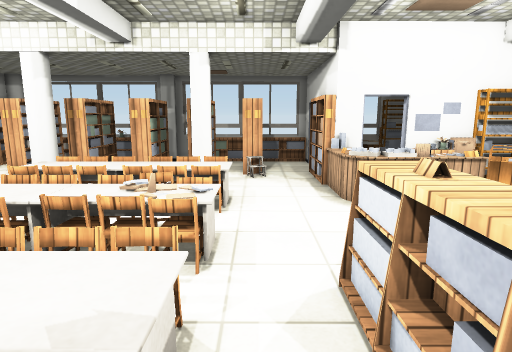
view 1 (above)

24 first-person views from a walk through a Unity game level. The camera is 1.5 m above the floor, tilts 10° down and sees 75° across. The floor is counted in squares, 0.5 m on a side. Each view is taken from the middle of a square. On the plan, view 1 faces up. The plan holds only what a view shows up to about 20 squares ahead; the rest is blank. The player character is not drawn. Some animated figures are left out. Door leaves are left out, so doorways stand open. Some surface patterns are stand-ins.

view 2
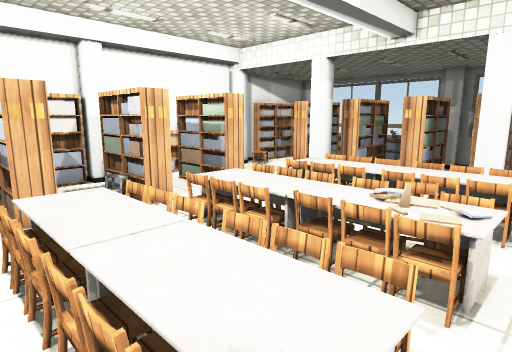

view 3
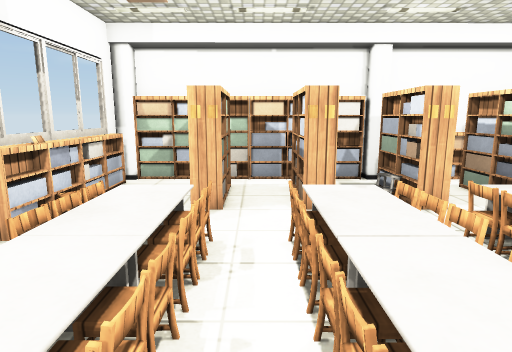

view 4
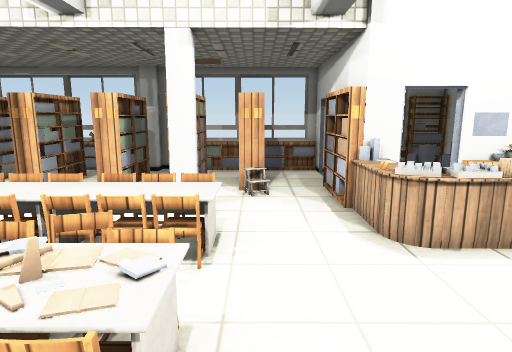

view 5
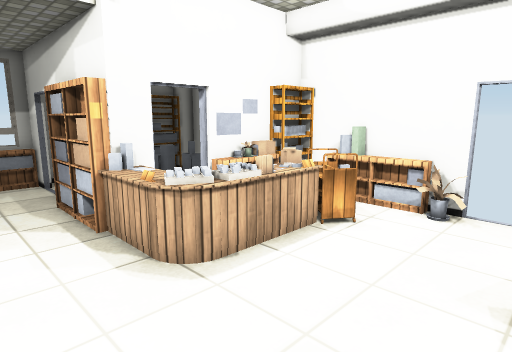

view 6
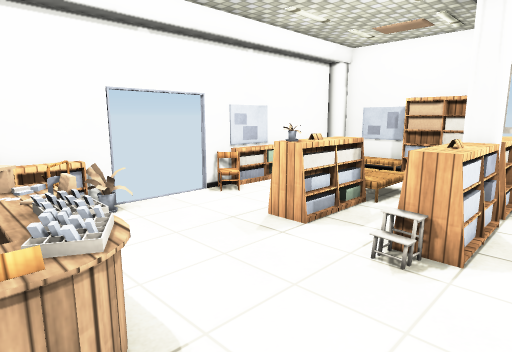

view 7
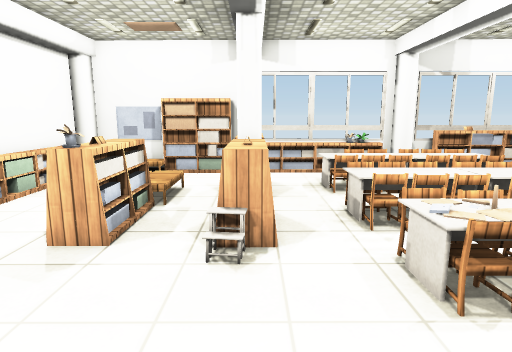

view 8
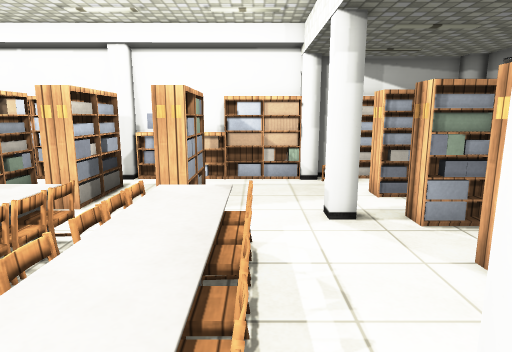

view 9
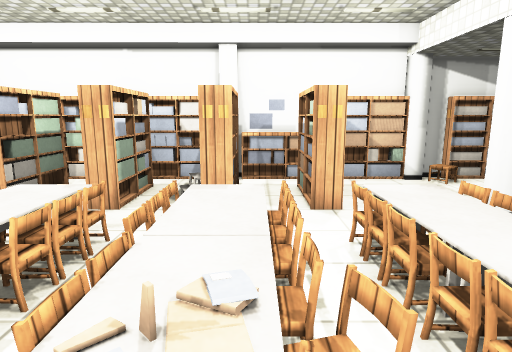

view 10
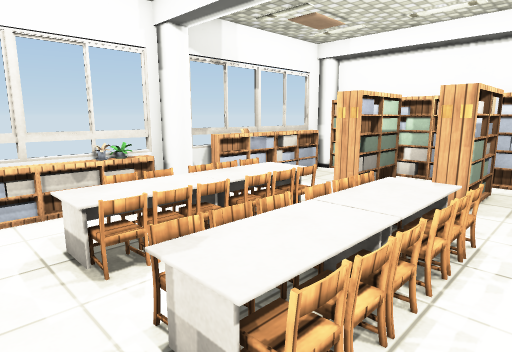

view 11
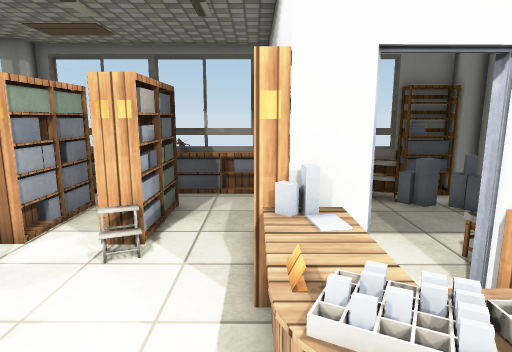

view 12
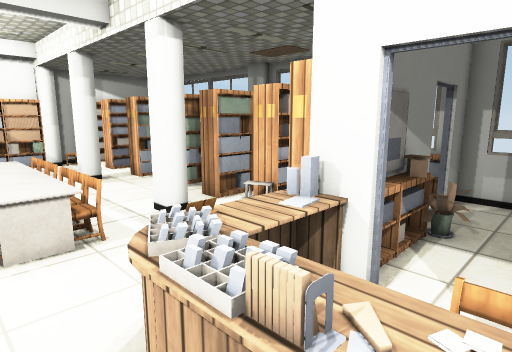

view 13
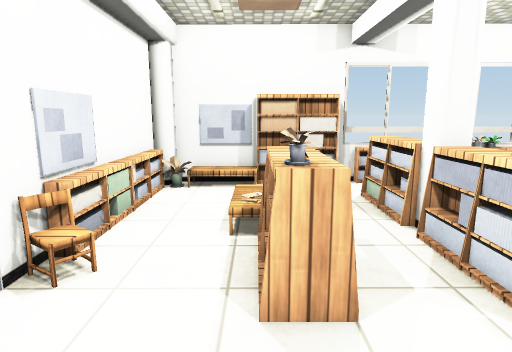

view 14
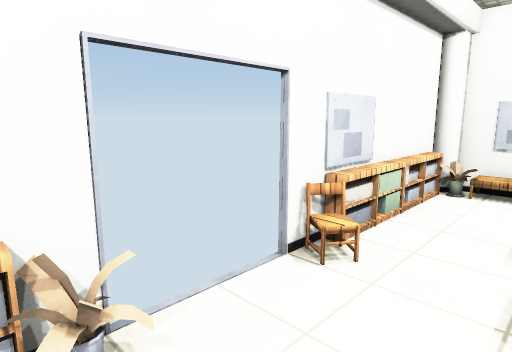

view 15
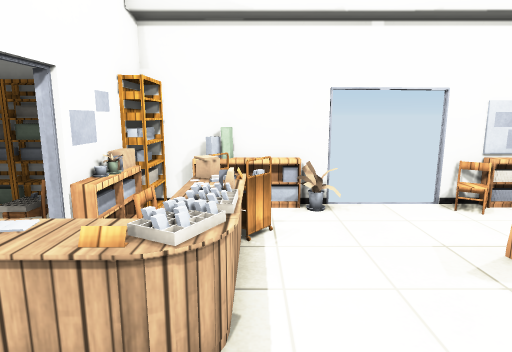

view 16
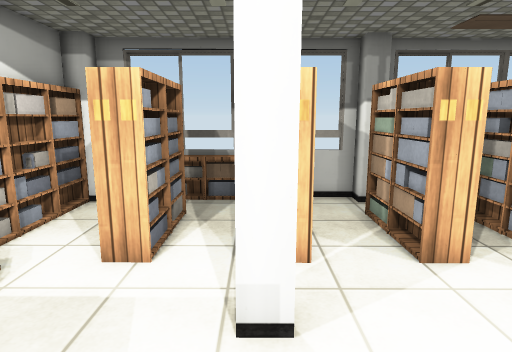

view 17
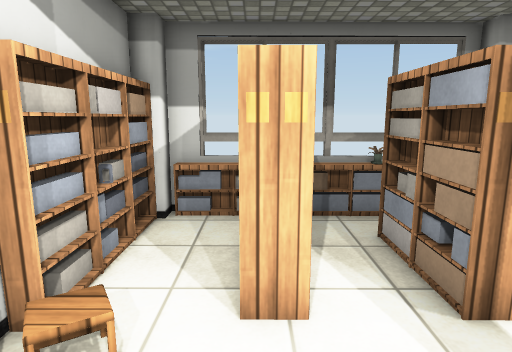

view 18
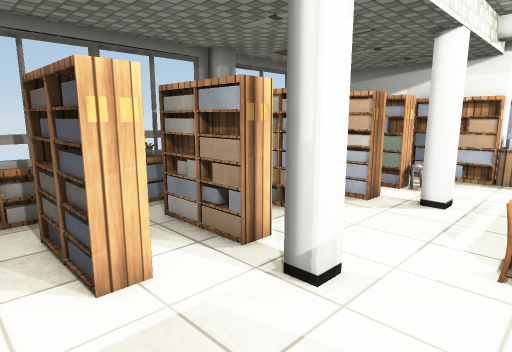

view 19
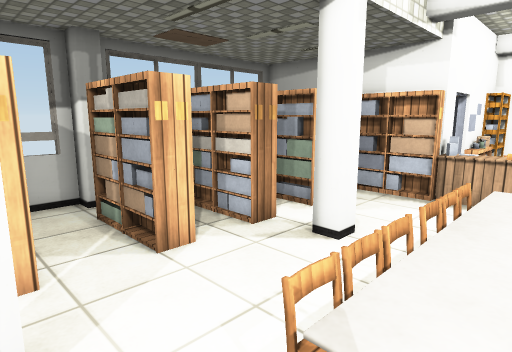

view 20
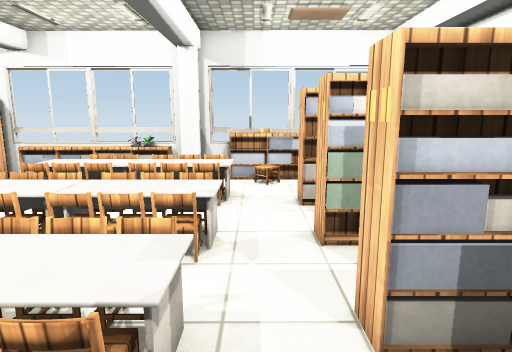

view 21
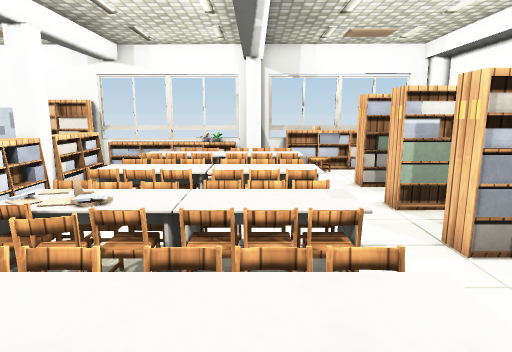

view 22
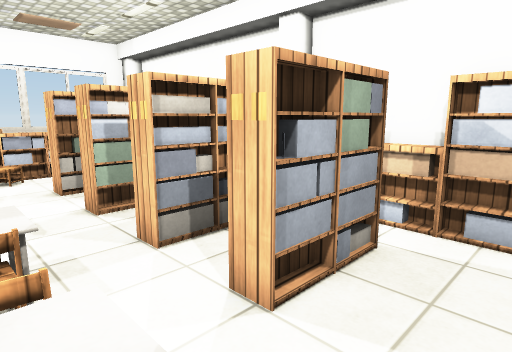

view 23
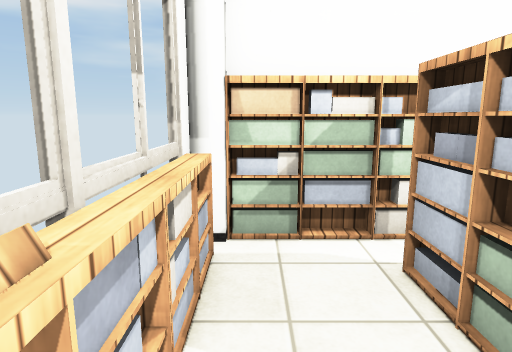

view 24
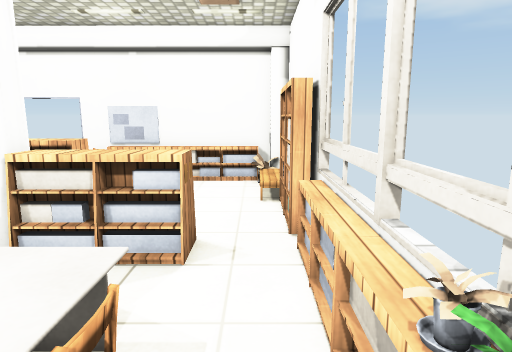

### Floor plan
Key: @ floor where view 1 was taken; # wall or solid block; x gap in a wall; . floor; D open door; = window, fence, low wall or low ledge; ^ raised ledge; S shelf; B books; P pillar; T poster; C counter; H chair; I sign; W wagon; L plant; O other object.
Columns run from 17 left of view 1 to 12 right of it. Each row starts with its distance up from view 1.
 24  ######################  #####
 23  PSSSSSSSS P SSSSSSSS#= BWSSP#
 22  B..................DD..BBB. #
 21  S..  .  .S  S .S ..DD...BBBS#
 20 #B..BS.BS.OO SB.SB..##O....BS#
 19 #B..SS.BB.SB.SB.BB..##O.....S#
 18 #B..BB.BB.SB.SB.BB..BT......S#
 17 #SO..............O..SO...O
 16 #P.....P......PP....S .  H
 15 #B..... ......PP....BBx STT###
 14 #B..................CB  SSBSS#
 13 #B.......HHHHHHHH...IC HH   B#
 12 #B.......^^^^^^^^...CCCCOBW B#
 11 #S.BBSS..^^^^^^^^....CCCOOO.S#
 10 #S.SSBB..HHHHHHHH...........S#
  9 #T.......HHHHHHH ...........##
  8 #T.......^^^^^BBB...........OD
  7 #P.BBOB..^^^^^BBB...........DD
  6 #B.SSOB..HHHHHHHH..SO.......DD
  5 #B.................BB..SS...DD
  4 #B.SSSS..HHHHHHHH..IB..OS...=#
  3 #O.OBBB..^^^^^^^^..SS..SS...H#
  2 #B.......HHHHHHHH..BS..S ...T#
  1 #B.................PS..OO...S#
  0 #S.BBOB..HHHHHHHH@.SS..OO...S#
 -1 #B.BBBB..^^^^^^^^..SS..O ...S#
 -2 #B.......^^^^^^^^..SS.......S#
 -3 #B.......HHHHHH....S........S#
 -4 #B........  .L..............S#
 -5 #PSSSSSSIS=PPSSSSSSSSSSBSTT P#
 -6 ######################  ######

Where each view was taken, in squares from view 1:
view 1: 0 up, 0 right, facing up
view 2: 1 up, 0 right, facing up-left
view 3: 1 up, 0 right, facing left
view 4: 4 up, 0 right, facing up
view 5: 6 up, 0 right, facing up-right
view 6: 13 up, 0 right, facing down-right
view 7: 13 up, 2 right, facing down
view 8: 13 up, 0 right, facing left
view 9: 8 up, 0 right, facing left
view 10: 6 up, 1 right, facing down-left
view 11: 10 up, 3 right, facing up
view 12: 10 up, 7 right, facing up-left
view 13: 10 up, 7 right, facing down
view 14: 10 up, 7 right, facing down-right
view 15: 11 up, 0 right, facing right
view 16: 11 up, 10 left, facing up
view 17: 13 up, 13 left, facing up
view 18: 12 up, 15 left, facing up-right
view 19: 11 up, 10 left, facing up-right
view 20: 11 up, 9 left, facing down
view 21: 14 up, 6 left, facing down
view 22: 14 up, 7 left, facing down-left
view 23: 4 down, 8 left, facing left
view 24: 4 down, 5 left, facing right
